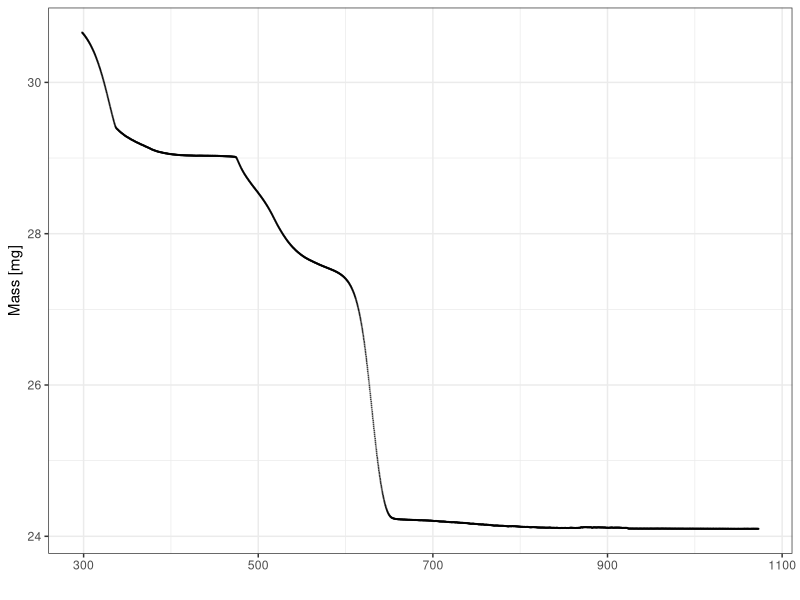
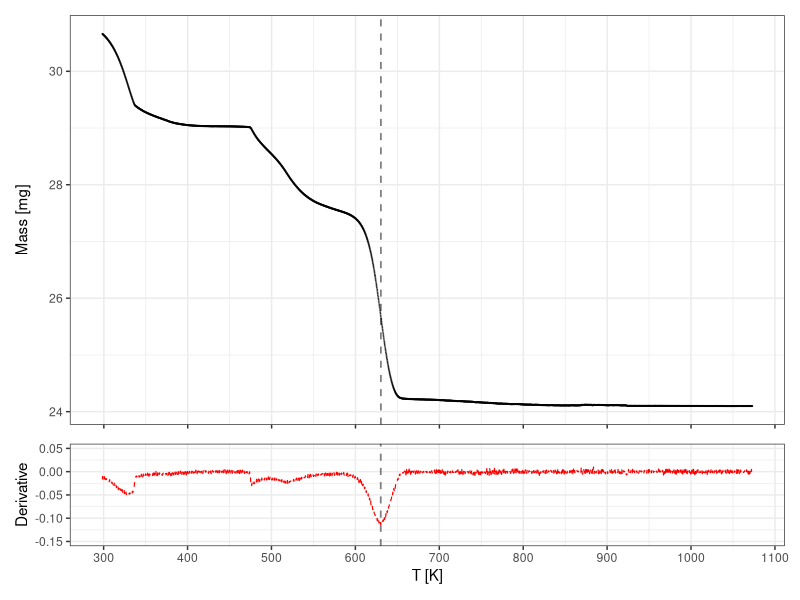

The R source for these figures, in order:
## ---- chunk 1
library(tidyverse)
d <- tibble(read.table("Data/ATG.txt", 
                skip=12,
                header=FALSE, 
                nrows=4088))
names(d) <- c("Index", "t", "Ts", "Tr", "Value")
## ---- chunk 2
# Defining what is the row number of max Tr value
treshold <- which(d$Tr==max(d$Tr))
# Filtering data until max Tr value
d1 <- subset(head(d,treshold))

# Filtering data from >25 Tr value
d2 <- filter(d1, Tr>25)
# Plotting the top graph
p1 <- d2 %>% 
    ggplot(aes(x=Tr+ 273,y=Value)) + 
    geom_point(alpha=0.5, size=0.05) +
    labs(x="", y="Mass [mg]") +
    theme_bw() ; p1
## ---- chunk 3
# Derivative function
drv_3 <- function(x,y){
    diff(y)/diff(x)
}

## ---- chunk 4
# Defining new data with the derivative function
mass_drv <- drv_3(d2$Tr,d2$Value)

# Defining Zoomed and Combined data
d3 <- filter(d1, Tr>25.3) %>%
    cbind(data.frame(Derivative=mass_drv))

# Defining lowest derivative value /for following vertical dashed line
drv_low <- d3$Tr[[which(d3$Derivative==min(d3$Derivative))]]+273

# Redefining adjusted Top Graph (removing x_label, adding vert. line, break range)
p1 <- p1 +  theme(
    axis.title.x = element_blank(),
    axis.text.x=element_blank()) +
    geom_vline(xintercept=drv_low, lty=2, size=0.6, alpha=0.5) +
    scale_x_continuous(breaks=c(300, 400, 500, 600, 700 ,800 ,900 ,1000 ,1100))

# Defining Bottom Graph
p2 <- d3 %>%
    ggplot(aes(x=Tr + 273,y=Derivative)) +
    geom_line(linetype=2, size=.4,col="red") +
    labs(x="T [K]", y="Derivative") +
    geom_vline(xintercept=drv_low, lty=2, size=0.6, alpha=0.5) +
    ylim(-0.15, 0.05) +
    scale_x_continuous(breaks=c(300, 400, 500, 600, 700 ,800 ,900 ,1000 ,1100)) +
    theme_bw()

# Engaging both graphs referring the template one
library(patchwork)
(p1/p2) + plot_layout(height = c(4, 1))
